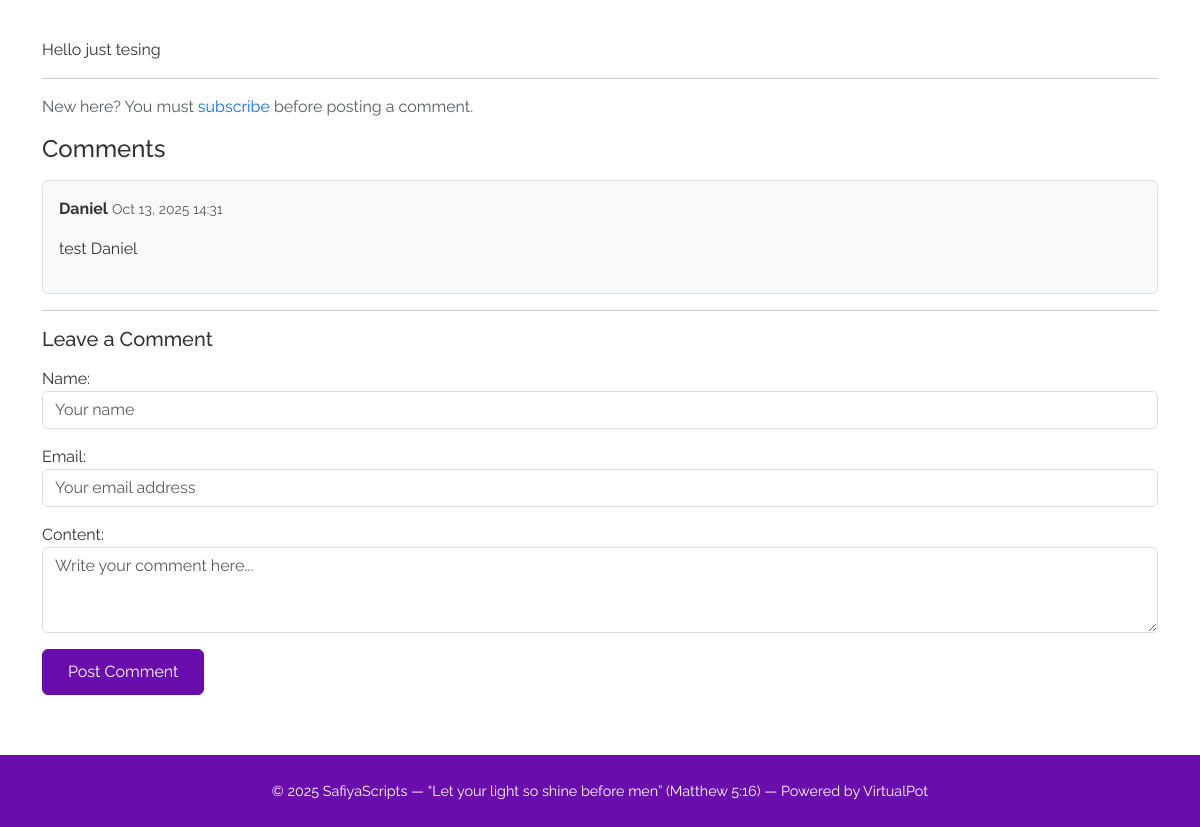
The page /articles/public/5/ (lower part) on the database as committed earlier.
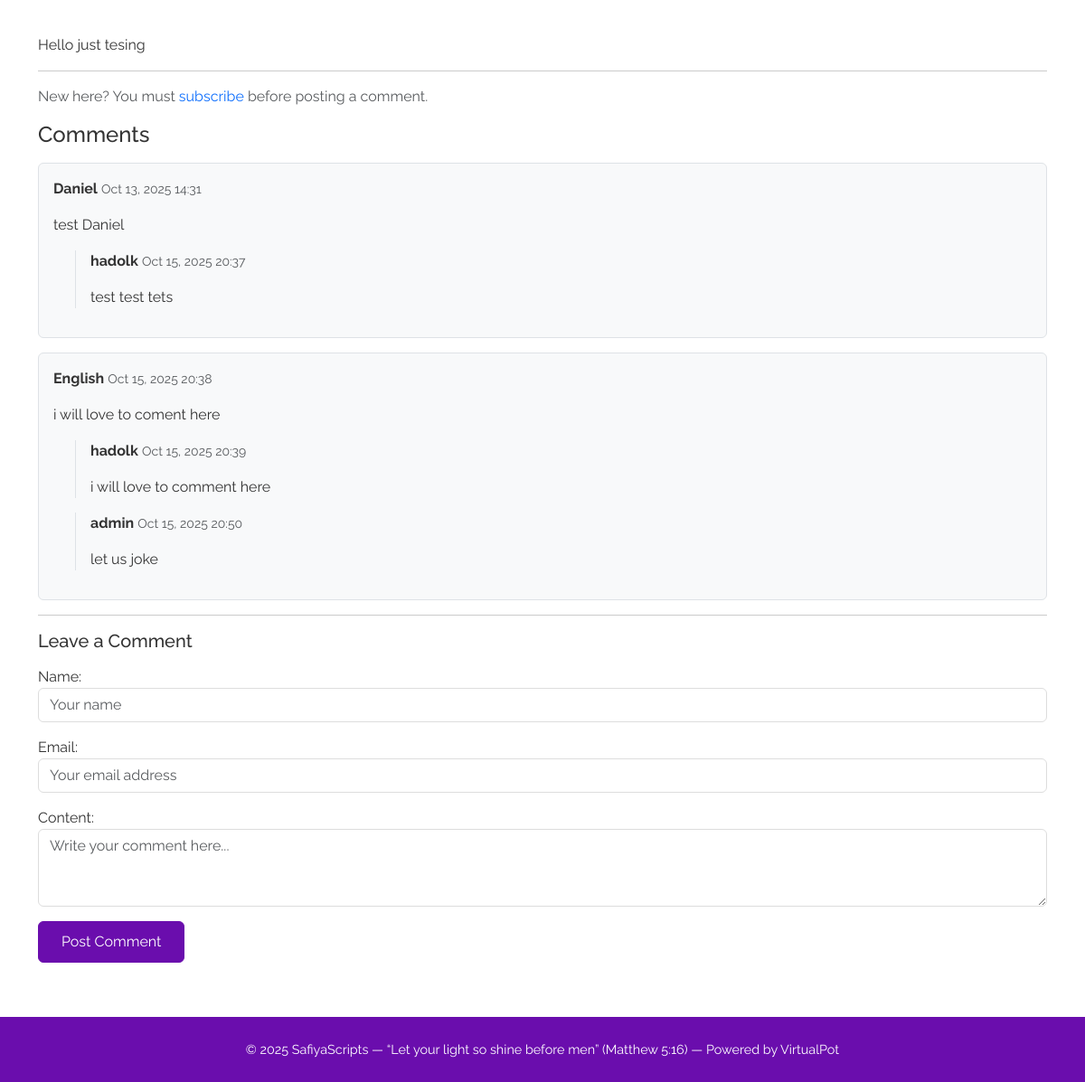
The same page on the database as committed later.
### articles/models.py (models this page shows, shortened)
class Comment(models.Model):
    article = models.ForeignKey(Article, related_name='comments', on_delete=models.CASCADE)
    user = models.ForeignKey(User, on_delete=models.CASCADE, blank=True, null=True)
    parent = models.ForeignKey('self', null=True, blank=True, related_name='replies', on_delete=models.CASCADE)
    name = models.CharField(max_length=100)
    email = models.EmailField(blank=True, null=True)
    content = models.TextField()
    created_at = models.DateTimeField(default=timezone.now)
    class Meta:
        ordering = ['created_at']

### articles/views.py (the view, shortened to what this page needs)
def article_detail_public(request, pk):
    article = get_object_or_404(Article, pk=pk)
    comments = article.comments.filter(parent__isnull=True).select_related('user')
    comment_form = CommentForm()
    return render(request, 'articles/article_detail_public.html', {
        'article': article,
        'comments': comments,
        'comment_form': comment_form,
    })

### articles/forms.py
class CommentForm(forms.ModelForm):
    parent = forms.ModelChoiceField(
        queryset=Comment.objects.filter(parent__isnull=True),
        required=False,
        widget=forms.HiddenInput()
    )
    class Meta:
        model = Comment
        fields = ['name', 'email', 'content', 'parent']
        widgets = {
            'name': forms.TextInput(attrs={
                'class': 'form-control',
                'placeholder': 'Your name',
            }),
            'email': forms.EmailInput(attrs={
                'class': 'form-control',
                'placeholder': 'Your email address',
            }),
            'content': forms.Textarea(attrs={
                'class': 'form-control',
                'rows': 3,
                'placeholder': 'Write your comment here...',
            }),
        }

### templates/articles/article_detail_public.html (shortened to what this page needs)
{% extends "base.html" %}
{% block content %}
  <p>{{ article.full_description|linebreaks }}</p>
  <hr>
  {% if not user.is_authenticated %}
  <p class="text-muted mt-2">
    New here? You must <a href="{% url 'articles:subscribe' %}" class="text-decoration-none text-primary">subscribe</a> before posting a comment.
  </p>
{% endif %}
  <h4>Comments</h4>
  <div class="mt-3">
    {% for comment in comments %}
      <div class="border p-3 mb-3 rounded bg-light">
        <p><strong>{{ comment.name }}</strong> <small class="text-muted">{{ comment.created_at|date:"M d, Y H:i" }}</small></p>
        <p>{{ comment.content }}</p>
        {% for reply in comment.replies.all %}
          <div class="ms-4 mt-2 border-start ps-3">
            <p><strong>{{ reply.name }}</strong> <small class="text-muted">{{ reply.created_at|date:"M d, Y H:i" }}</small></p>
            <p>{{ reply.content }}</p>
          </div>
        {% endfor %}
      </div>
    {% empty %}
      <p>No comments yet. Be the first to comment!</p>
    {% endfor %}
  </div>
 <hr>
  <h5>Leave a Comment</h5>
  <form method="post" class="mt-3" id="comment-form">
    {{ comment_form.as_p }}
    <button type="submit" class="btn btn-primary">Post Comment</button>
  </form>
</div>
{% endblock %}

Rows that differ between the two databases and show on the page:
added Comment: name "hadolk", created_at "Oct 15, 2025 20:37", content "test test tets", shown under "Daniel"
added Comment: name "English", created_at "Oct 15, 2025 20:38", content "i will love to coment here", shown under "Comments"
added Comment: name "hadolk", created_at "Oct 15, 2025 20:39", content "i will love to comment here", shown under "English"
added Comment: name "admin", created_at "Oct 15, 2025 20:50", content "let us joke", shown under "English"
